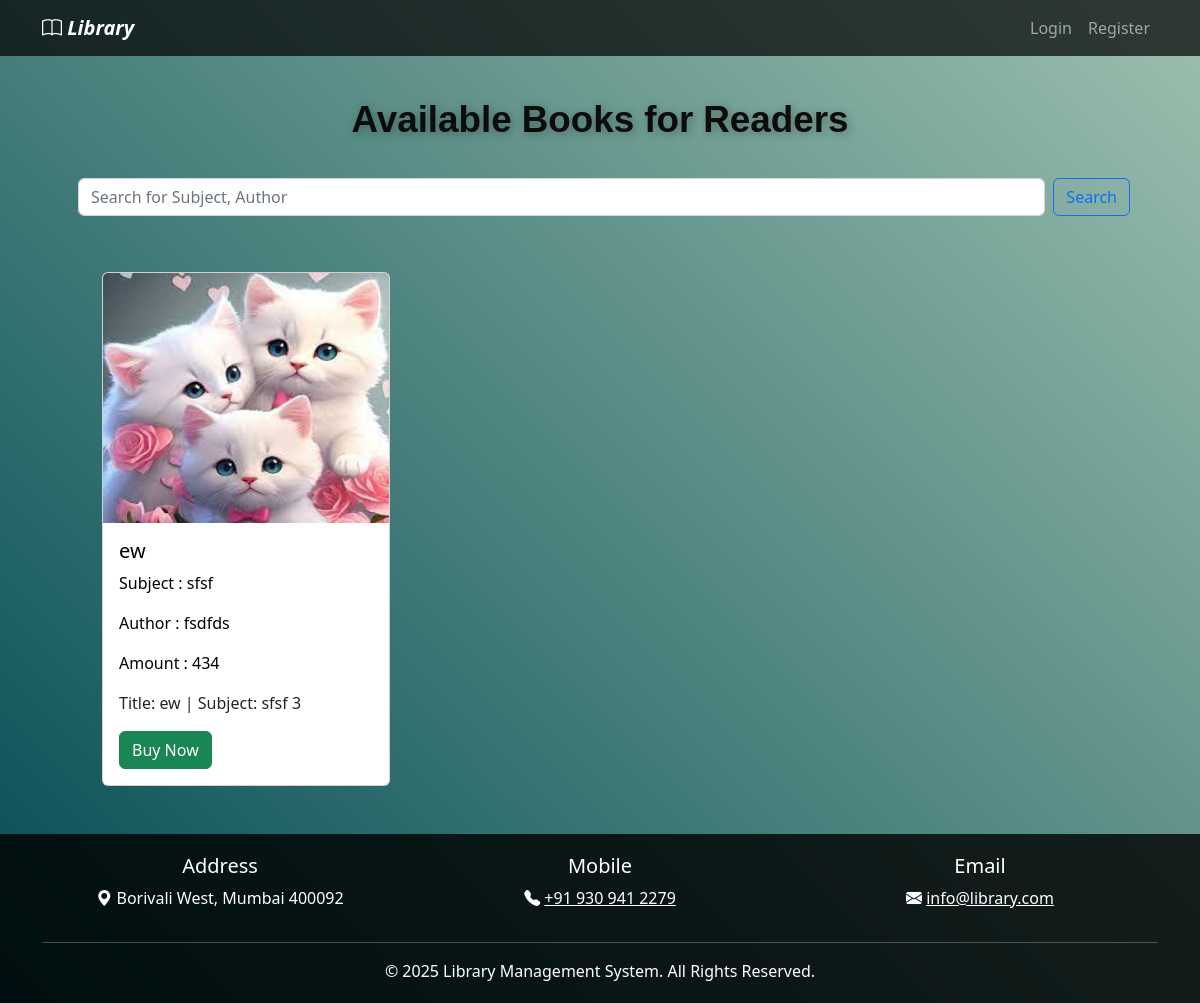
The page /readers/ on the database its author committed.
### elibrary_app/models.py (models this page shows, shortened)
class ForReaders(models.Model):
    title = models.CharField(max_length=255)
    subject=models.CharField(max_length=200)
    author_name=models.CharField(max_length=200)
    amount=models.PositiveIntegerField()
    images = models.ImageField(upload_to="photos")

### elibrary_app/views.py (the view)
# urls.py: path('readers/', views.readers, name='readers'),
def readers(request):
    materials1 = ForReaders.objects.all()
    return render(request, 'readers.html',{'materials1': materials1})

### elibrary_app/templates/readers.html (shortened to what this page needs)
{% extends 'base.html' %}
{% load static %}
{% block content %}
<center>
    <div class="container mt-4">
      <div class="col-md-12">
          <div class="library-title">
              <span class="word">Available</span>
              <span class="word">Books</span>
              <span class="word">for</span>
              <span class="word">Readers</span>
          </div>
      </div>
  </div>
    <div class="input-group container">
        <form class="d-flex search-form w-100 mx-3" method="get" action="/searchproductreaders">
            <input type="search" name="q" class="form-control search-input mx-2" placeholder="Search for Subject, Author" required>
            <button class="btn btn-outline-primary" type="submit">Search</button>
          </form>
    </div>
</center>
<br />
      <div class="container-fluid mt-3">
        <div class="row">
          {% for x in materials1 %}
          <div class="col-md-3 mt-3  ms-5">
            <div class="card" style="width: 18rem; ">
              <img src="{{x.images.url}}" class="card-img-top" alt="{{x.subject}}" style="width: 286px; height: 250px;">
              <div class="card-body">
                <h5 class="card-title" style="color: black;">{{x.title}}</h5>
                <p class="card-text" style="color: black;">Subject : {{x.subject}}</p>
                <p class="card-text" style="color: black;">Author : {{x.author_name}}</p>
                <p class="card-text" style="color: black;">Amount : {{x.amount}}</p>
                <p>Title: {{ x.title }} | Subject: {{ x.subject }} {{x.id}}</p>
                    <a href="{% url 'payment_reader' x.id %}" style="text-decoration: none;" class="btn btn-success">Buy Now</a>
              </div>
            </div>
          </div>
          {% endfor %}
        </div>
      </div>
{% endblock %}

### elibrary_app/static/css/style.css (style rules this page uses)
body { background: linear-gradient(45deg, #024b53,#9dc0af); background-repeat: no-repeat; background-attachment: fixed; color: white; }
.library-title { margin-top: -6%; text-align: center; color: rgb(12, 12, 12); padding: 30px; font-family: 'Poppins', sans-serif; transition: transform 0.3s ease-in-out; display: flex; justify-content: center; gap: 10px; }
.word { font-size: 2.3rem; font-weight: bold; text-shadow: 2px 2px 10px rgba(0, 0, 0, 0.3); opacity: 0; transform: translateY(20px); animation: wordFade 1s ease-in-out forwards; }
.word:nth-child(1) { animation-delay: 0.3s; }
.word:nth-child(2) { animation-delay: 0.6s; }
.word:nth-child(3) { animation-delay: 0.9s; }
.word:nth-child(4) { animation-delay: 1.2s; }

### rows shown on the page
ForReaders: images (picture), title "ew", subject "sfsf", author_name "fsdfds", amount "434", id "3"
